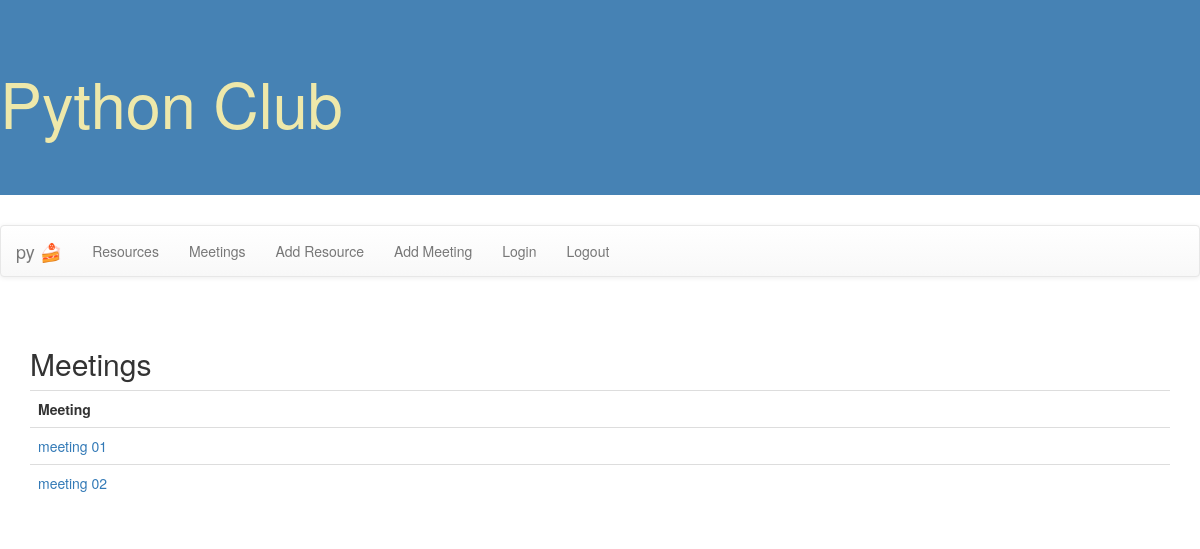
The page /club/getmeetings/ on the database as committed earlier.
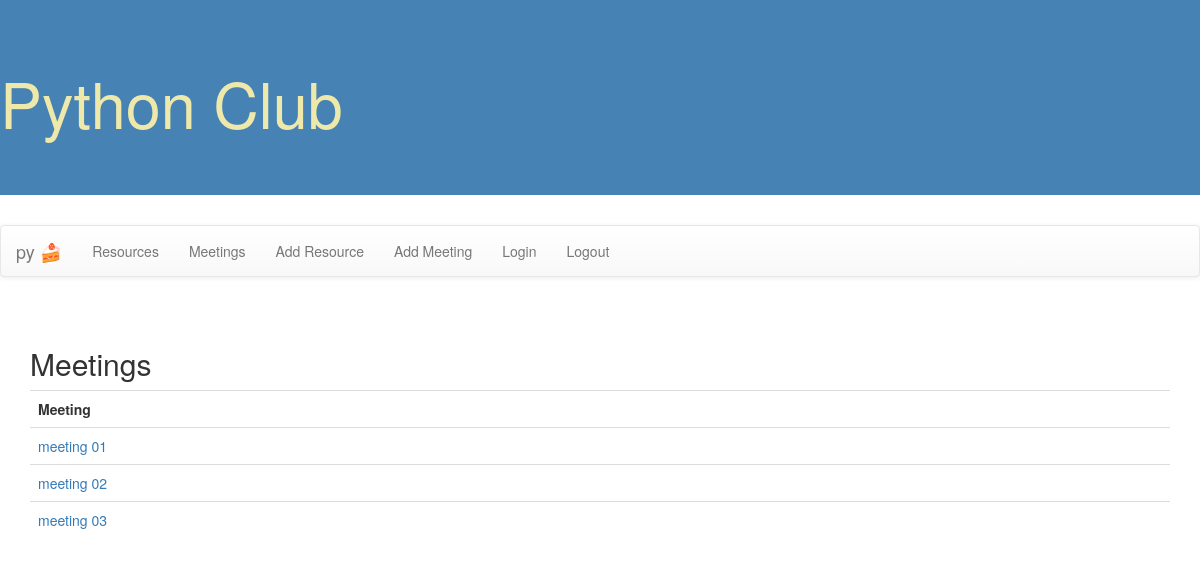
The same page on the database as committed later.
### club/models.py (models this page shows, shortened)
class Meeting(models.Model):
    meetingtitle=models.CharField(max_length=255)
    meetingdate=models.DateField() #format '%H:%M' -- 14:30
    meetingtime=models.TimeField()
    location=models.CharField(max_length=255)
    agenda=models.CharField(max_length=255)
    class Meta:
        db_table='meeting'
        verbose_name_plural='meetings'

### club/views.py (the view)
# urls.py: path('getmeetings/', views.getmeetings, name='meetings'),
def getmeetings(request):
    meetings_list=Meeting.objects.all()
    return render(request, 'club/meetings.html' ,{'meetings_list' : meetings_list})

### club/templates/club/meetings.html
{% extends 'base.html' %}
{% block content %}
<h2>Meetings</h2>
<table class="table">
  <tr>
      <th>Meeting</th>
  </tr>
  {% for m in meetings_list %}
    <tr>
         <td><a href="{% url 'getdetails' id=m.id %}">{{ m.meetingtitle }}</a></td>
    </tr>
    {% endfor %}
</table>
{% endblock %}

Rows that differ between the two databases and show on the page:
added Meeting: meetingtitle "meeting 03"
